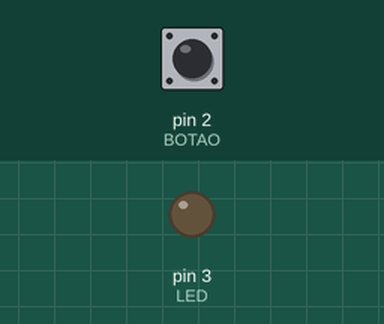
Simulated run of this sketch. Board: Arduino Uno, built with avr-gcc and run on an emulated ATmega328P. On the bench: output pins drawn as LEDs (lit = HIGH). The test bench sets the inputs (shaded band); at power-on: pin 2 (BOTAO) HIGH.

Above: at 0.8 s.
0.9 s: pin 2 (BOTAO) pulled LOW for 0.15 s
At 1.5 s:
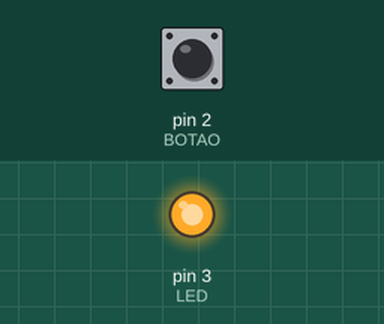
2.5 s: pin 2 (BOTAO) pulled LOW for 1 s
At 3.9 s:
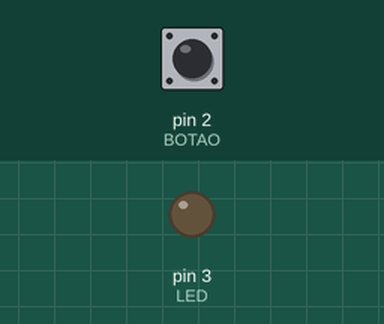
5.0 s: pin 2 (BOTAO) pulled LOW for 3.2 s
At 5.8 s:
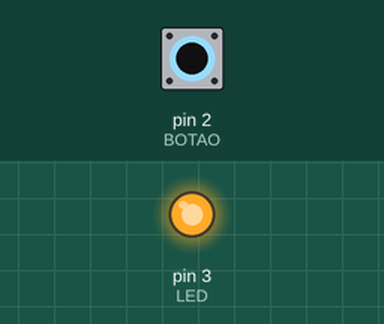
Timing chart, 0 to 8.0 s (numbered marks = the images above; inputs shaded):
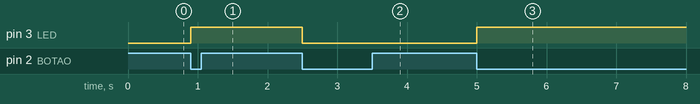

Measured:
- after the input at 0.9 s, pin 3 (LED): LOW → HIGH at once
- after the input at 2.5 s, pin 3 (LED): HIGH → LOW at once
- after the input at 5.0 s, pin 3 (LED): LOW → HIGH at once

The sketch:

exercicio11.ino
```cpp
#define BOTAO (1<<PD2)
#define LED (1<<PD3)

int main(void) {
  // Configura PD2 como entrada (botão)
  DDRD &= ~BOTAO;

  // Ativa o pull-up interno para o botão
  PORTD |= BOTAO;

  // Configura PD3 como saída (LED)
  DDRD |= LED;

  for (;;) {
    // Verifica se o botão foi pressionado (nível lógico baixo)
    if (!(PIND & BOTAO)) {
      // Alterna o estado do LED
      PORTD ^= LED;

      // Espera o botão ser solto para evitar múltiplas alternâncias
      while (!(PIND & BOTAO));
    }
  }

  return 0;
}
```
